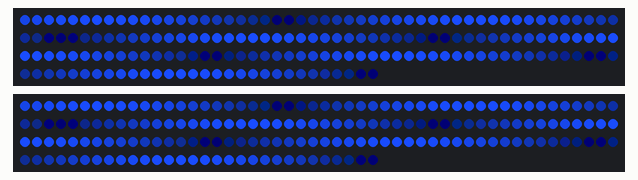
Bench run of a sketch on a simulated Arduino Uno, built with avr-gcc and run on an emulated ATmega328P. On the bench: 2 × 180 RGB LEDs in strip order, left to right, continuing on the next row.

Above: at 0.14 s.
At 9.97 s:
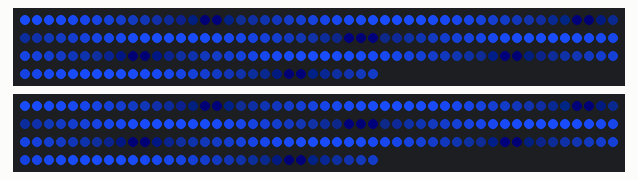
At 19.81 s:
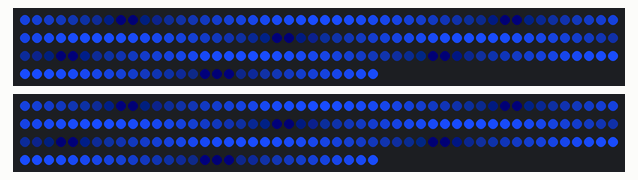
At 29.64 s:
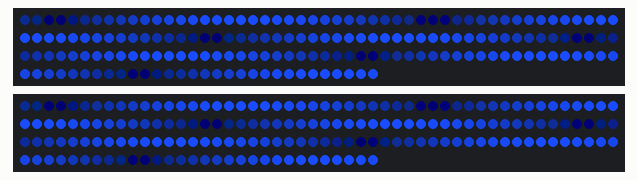
At 39.47 s:
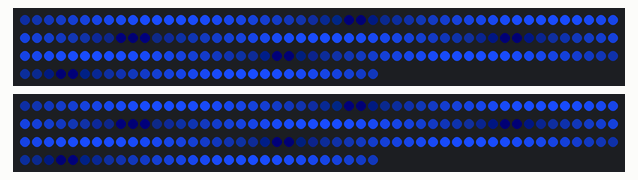

The sketch:

sketch-led-code.ino
```cpp
#include <Adafruit_NeoPixel.h>

//led links blauw = pin  /   bruin = gnd  / geel = 5v
//led rechts blauw = pin /  bruin = gnd  / rood = 5v
#define PIN1 7
#define PIN2 8
#define NUM_LEDS 180

Adafruit_NeoPixel strip1(NUM_LEDS, PIN1, NEO_GRB + NEO_KHZ800);
Adafruit_NeoPixel strip2(NUM_LEDS, PIN2, NEO_GRB + NEO_KHZ800);

void setup() {
  strip1.begin();
  strip2.begin();
  strip1.show();
  strip2.show();
}

void loop() {
  waveEffect();
}

void waveEffect() {
  static uint16_t pos = 0;
  pos++;

  for (int i = 0; i < NUM_LEDS; i++) {
    int brightness = (sin((i + pos) * 0.20) * 127) + 128;

    int r = brightness * 0.1;
    int g = brightness * 0.3;
    int b = brightness;

    strip1.setPixelColor(i, strip1.Color(r, g, b));
    strip2.setPixelColor(i, strip2.Color(r, g, b));
  }

  strip1.show();
  strip2.show();
  delay(25);
}


//
```
